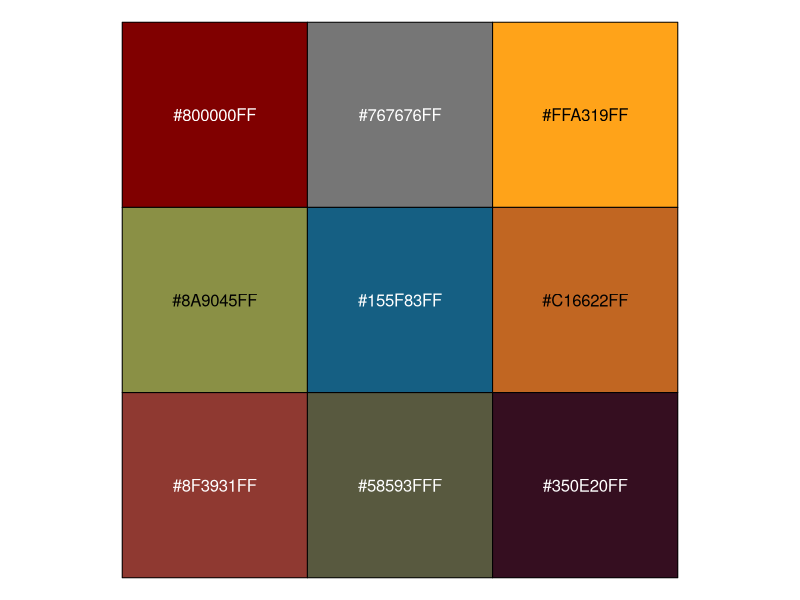

R code for this plot:
## ---- chunk 1
library(readxl)
library(scales)
library(ggsci)
library(ggplot2)
library(MASS)
library(emmeans)
library(cowplot)
library(rstatix)
## ---- chunk 2
show_col(pal_uchicago("default")(9))
col_vec <- c(pal_uchicago("default")(9)[1],pal_uchicago("default")(9)[3],pal_uchicago("default")(9)[5],pal_uchicago("default")(9)[2])
## ---- chunk 3
res <- read_excel("./230719_Lactate_Experiment.xlsx")

#take out background
res <- res[-1,]

res$Day <- sapply(strsplit(res$Condtion,"_"),"[",1)
res$Diff <- sapply(strsplit(res$Condtion,"_"),"[",2)
res$Cond <- sapply(strsplit(res$Condtion,"_"),"[",3)
res$repl <- sapply(strsplit(res$Condtion,"_"),"[",4)
colnames(res)[which(colnames(res)=="Mean-Glo")] <- "Val"

res$Cond <- paste0("pLNA-",res$Cond)
res$Cond <- factor(res$Cond, levels = c("pLNA-Ctrl","pLNA-1229"))

res$Day <- gsub("D","Day ",res$Day)
## ---- chunk 4
res1 <- res[res$Day == "Day 27",]
res2 <- res[res$Day == "Day 36",]
## ---- chunk 5
res1b <- aggregate(res1$Val, res1[,c("Day","Diff","Cond")],mean)
colnames(res1b)[which(colnames(res1b)=="x")] <- "Val"
## ---- chunk 6
res1b <- res1b[order(res1b$Diff),]
res2 <- res2[order(res2$Diff),]
## ---- chunk 7
#Day27
Day27_Ctrl <- res1b[res1b$Cond == "pLNA-Ctrl","Val"]
Day27_1229 <- res1b[res1b$Cond == "pLNA-1229","Val"]

t.test(Day27_Ctrl,Day27_1229, paired = TRUE, alternative = "two.sided")

mod1 <- lm(Val ~ Cond + Diff,res1b)
s1 <- emmeans(mod1, trt.vs.ctrl ~ Cond , ref="pLNA-Ctrl")

s1_df <- as.data.frame(s1$contrasts)
s1_df$group1 <- "pLNA-Ctrl"
s1_df$group2 <- s1_df$contrast
s1_df$group2 <- gsub("\\) - \\(pLNA-Ctrl\\)","",s1_df$group2)
s1_df$group2 <- gsub("\\(", "",s1_df$group2)
s1_df <- add_significance(s1_df,p.col = "p.value")
s1_df$Day <- "Day 27"
## ---- chunk 8
#Day36
Day36_Ctrl <- res2[res2$Cond == "pLNA-Ctrl","Val", drop = TRUE]
Day36_1229 <- res2[res2$Cond == "pLNA-1229","Val", drop = TRUE]

t.test(Day36_Ctrl,Day36_1229, paired = TRUE, alternative = "two.sided")

mod2 <- lm(Val ~ Cond + Diff,res2)
s2 <- emmeans(mod2, trt.vs.ctrl ~ Cond , ref="pLNA-Ctrl")

s2_df <- as.data.frame(s2$contrasts)
s2_df$group1 <- "pLNA-Ctrl"
s2_df$group2 <- s2_df$contrast
s2_df$group2 <- gsub("\\) - \\(pLNA-Ctrl\\)","",s2_df$group2)
s2_df$group2 <- gsub("\\(", "",s2_df$group2)
s2_df <- add_significance(s2_df,p.col = "p.value")
s2_df$Day <- "Day 36"
## ---- chunk 9
st_df <- rbind(s1_df,s2_df)
## ---- chunk 10
res_plot <- rbind(res1b,res2[,c("Day","Diff","Cond","Val")])

y_pos <- c()
for(i in st_df$Day) {
  ll <- max(res_plot[res_plot$Day == i,"Val"])
  y_pos <- c(y_pos,ll)
}

st_df$y_pos <- y_pos*1.075
## ---- chunk 11
p1 <- ggplot(res_plot, aes(x = Cond, y = Val)) +
  geom_bar(stat = "summary", fun = "mean", color = "gray7",
           fill = "white", linewidth = 1, show.legend = FALSE) +
  geom_point(aes(colour = Diff), 
             size = 2, show.legend = TRUE) +
  ylab("Lactate Luminescence") +
  theme_classic()+
  scale_color_manual(values = col_vec) +
  ggsignif::geom_signif(
    data = st_df,
    aes(xmin = group1, xmax = group2, annotations = p.value.signif, y_position = y_pos),
    textsize = 4, vjust = -0.1, size = 0.75, manual = TRUE
  ) +
  facet_wrap(~Day) +
  scale_y_continuous(labels = scales::label_scientific()) + 
  coord_cartesian(ylim = c(NA,9500000)) +
  theme(strip.text.x = element_text(size = rel(1.1)),
        strip.placement = "inside",
        text = element_text(size = 16), 
        axis.title.x=element_blank(),
        axis.text.x = element_text(size = rel(1))) +
  guides(color = guide_legend(title = "Diff.")) +
  scale_x_discrete(labels=c("pLNA-\nCtrl","pLNA-\n1229"))

ggsave2("./Lactate.png",p1, width = 6,height = 5, bg = "white")
